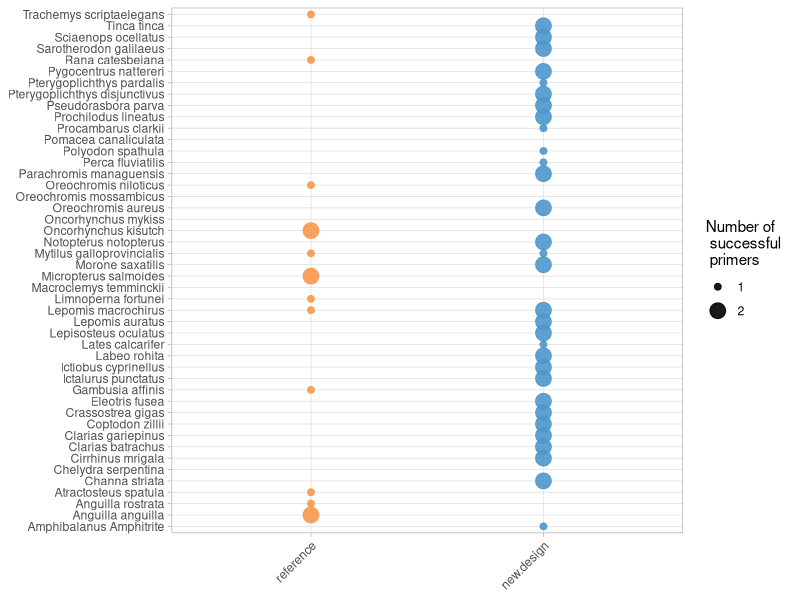
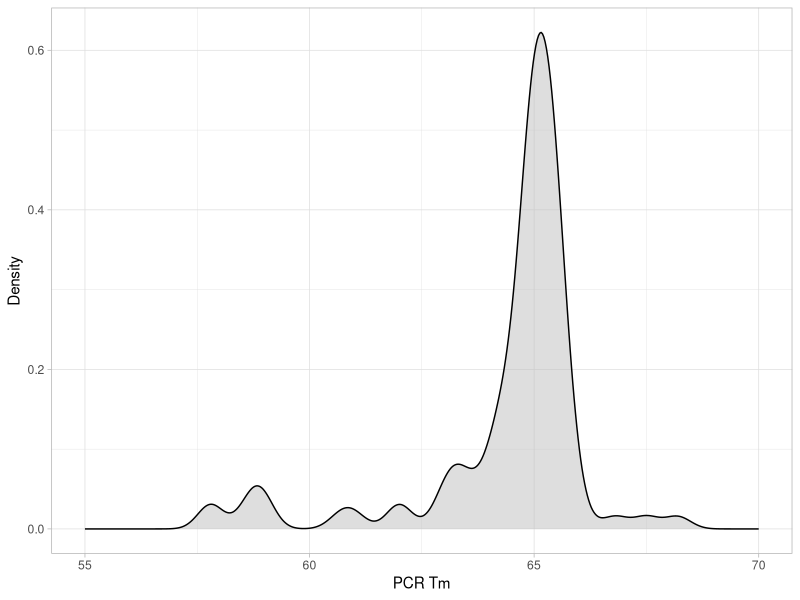
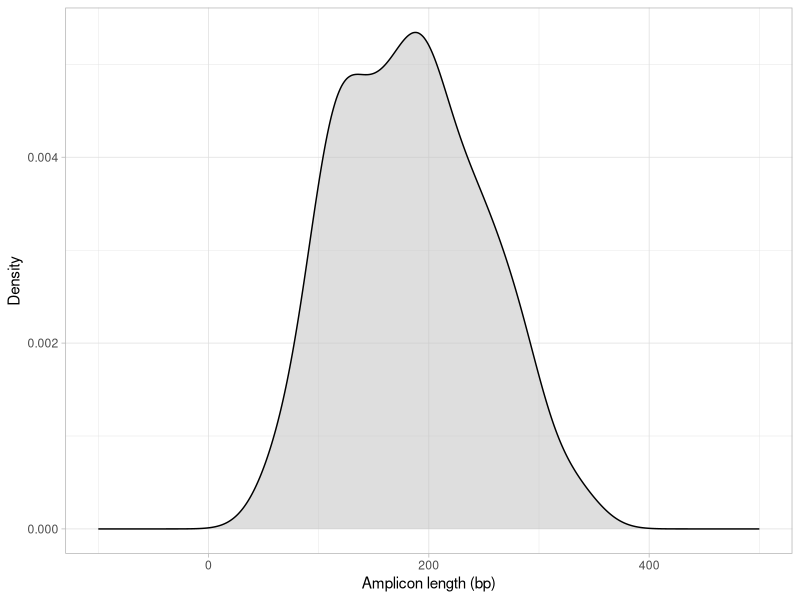
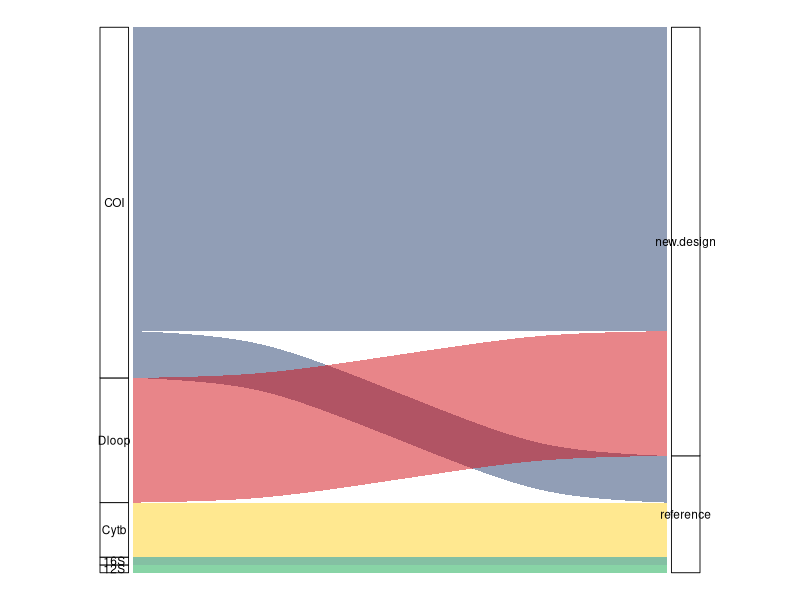
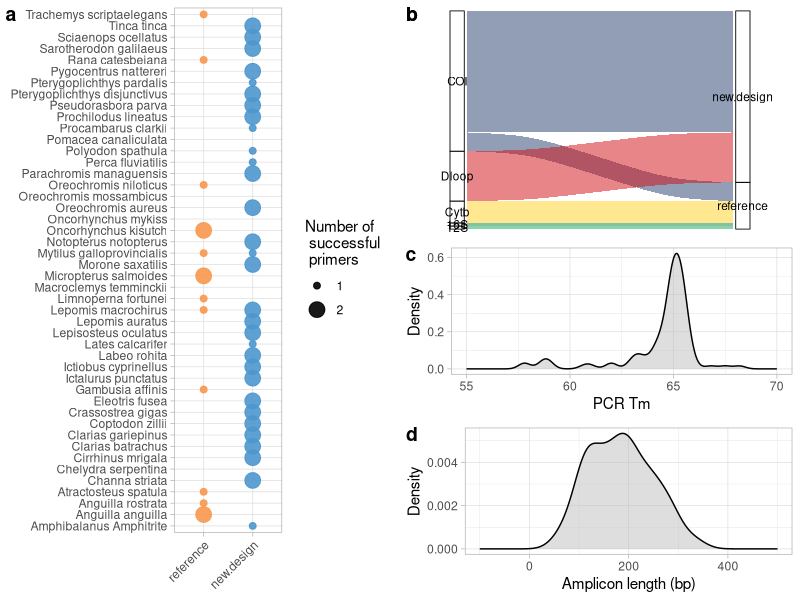
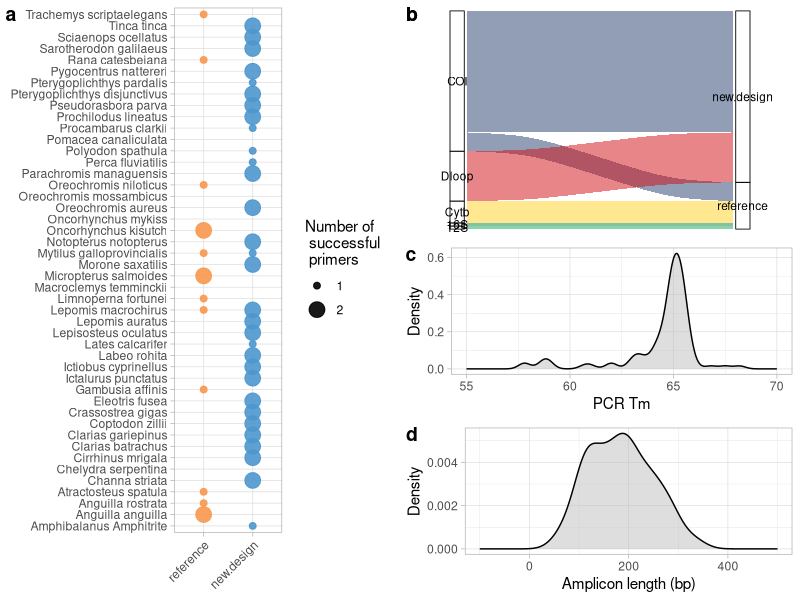

The R source for these figures, in order:
library(reshape2)
library(ggplot2)
library(scales)
setwd("lab/")
suc.primer <- read.csv("success.amplify.primer.csv") ; head( suc.primer )
df.suc.primer <- melt( suc.primer ) ; head( df.suc.primer )
pinfo <- read.csv("primer.info.csv") ; head( pinfo )
pinfo2 <- read.csv("primer.info2.csv") ; head( pinfo2 )
pinfo2$gene <- factor( pinfo2$gene , levels = c("COI" , "Dloop" , "Cytb" , "16S" , "12S"))

mycol <- c("#223D6C","#D20A13","#FFD121","#088247","#11AA4D","#58CDD9",
           "#7A142C","#5D90BA","#029149","#431A3D","#91612D","#6E568C",
           "#E0367A","#D8D155","#64495D","#7CC767")

p1 <- ggplot(df.suc.primer, aes(x = variable, y = species, size = value, color = variable)) +
  geom_point(alpha = 0.9) +  # 绘制气泡，并设置透明度
  scale_size_continuous(range = c(2, 5), labels = label_number(accuracy = 1), breaks = c(1, 2) ) +  # 设置气泡大小范围
  scale_color_manual(values = c("reference" = "#f8984e", "new.design" = "#4d97cd"), guide = F) +
  theme_light() +  # 使用简洁的主题
  labs(x = NULL, y = NULL, size = "Number of \n successful \n primers")+
  theme(axis.text.x = element_text(angle = 45 , hjust = 1))
p1

p2 <- ggplot(data.frame(x = pinfo$Tm), aes(x = x)) +
  geom_density(fill = "gray", alpha = 0.5) +
  labs( x = "PCR Tm", y = "Density") +
  xlim(55,70)+
  theme_light()
p2

p3 <- ggplot(data.frame(x = pinfo$length), aes(x = x)) +
  geom_density(fill = "gray", alpha = 0.5 ) +
  labs( x = "Amplicon length (bp)", y = "Density") +
  xlim(-100,500)+
  theme_light()
p3

# install.packages("ggalluvial")
library(ggalluvial)
library(ggpubr)

p4 <- ggplot(data = pinfo2, aes(axis1 = gene, axis2 = type, y = value , label = gene)) +
  geom_flow(width = 1/15 , aes(fill = gene), aes.bind = "flows")+
  geom_stratum(width = 1/20, alpha = .9, lwd = 0.3) +
  scale_fill_manual(values = mycol) +
  scale_x_discrete(expand = c(0, 0)) +
  geom_text(stat = "stratum", aes(label = after_stat(stratum) ), size = 3 ) +
  scale_x_discrete(limits = c("gene", "type"), expand = c(0.15, 0.05)) +
  theme_void()+
  theme(legend.position = "none" )
p4

pp1 <- ggarrange( p4 , p2, p3 , ncol = 1 , heights = c(2,1.5, 1.5) , labels = c("b" , "c" , "d"))

pp2 <- ggarrange( p1, pp1 , ncol = 2 , widths = c(2,2), labels = c("a" , "b")) ; pp2

pdf("figure1.pdf")
pp2
dev.off()

